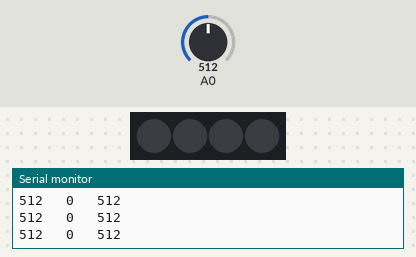
A sketch run on a simulated Arduino Uno, built with avr-gcc and run on an emulated ATmega328P. On the bench: 4 RGB LEDs in strip order, left to right, the last lines printed to the serial monitor. The inputs (shaded band) are chosen by the test bench; at power-on: A0 = 512. Dim RGB values are drawn brighter than linear.

Above: at 1.2 s.
1.3 s: A0 set to 492
At 1.6 s:
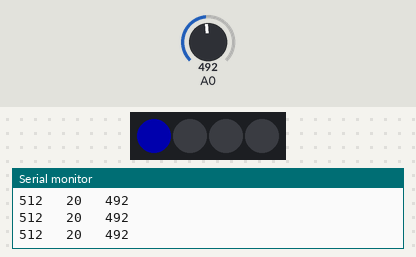
2.8 s: A0 set to 424
At 3.3 s:
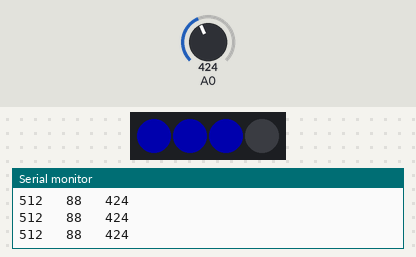
4.3 s: A0 set to 396
At 5.4 s:
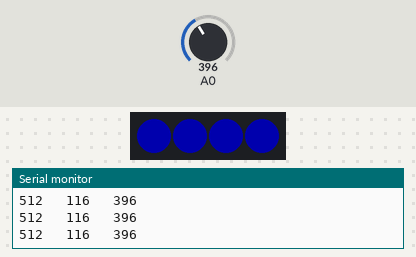
5.8 s: A0 set to 511
At 6.7 s:
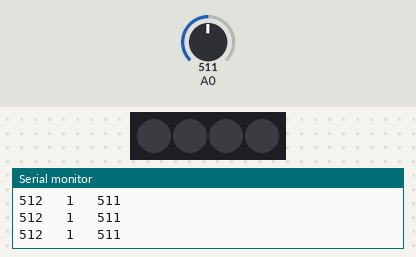
7.3 s: A0 set to 306
At 8.6 s:
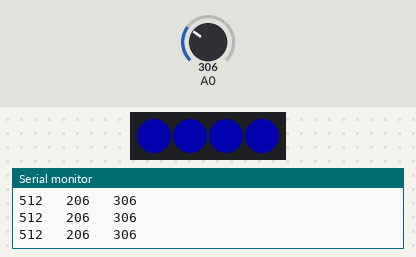
Timing chart, 0 to 9.8 s (numbered marks = the images above; inputs shaded):
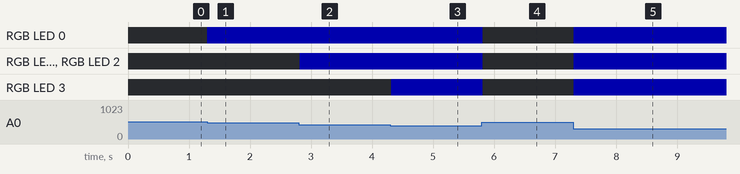

The sketch:

LDR.ino
```cpp
#include <Adafruit_NeoPixel.h>    // Load Adafruit NeoPixel Library

Adafruit_NeoPixel strip = Adafruit_NeoPixel(4, 2, NEO_GRB);   // Set up NeoPixel

int tmpnum, basenum, numdif, n;  // Initialize variable

void setup() {
  Serial.begin(115200);
  strip.begin();
  strip.setBrightness(50);
  strip.show();
  basenum = analogRead(0);
  tmpnum = 0;
}

void loop() {
  tmpnum = analogRead(0);
  numdif = basenum - tmpnum;

  for (n=0;n<4;n++){
    strip.setPixelColor(n,0,0,0);
    }
  if (numdif > 10) strip.setPixelColor(0,0,0,255);
  if (numdif > 50) strip.setPixelColor(1,0,0,255);
  if (numdif > 80) strip.setPixelColor(2,0,0,255);
  if (numdif > 100) strip.setPixelColor(3,0,0,255);

  strip.show();

  Serial.print(basenum);
  Serial.print("   ");
  Serial.print(numdif);
  Serial.print("   ");
  Serial.println(tmpnum);
  delay(20);
}
```

Measured:
- the behaviour switches between 502 and 501 on A0 (found by bisection; images 0 and 1)
- the behaviour switches between 412 and 411 on A0 (found by bisection; images 2 and 3)
- after the input at 1.3 s, RGB LED 0: off → RGB(0, 0, 50) at once
- after the input at 2.8 s, RGB LED 1, RGB LED 2: off → RGB(0, 0, 50) at once
- after the input at 4.3 s, RGB LED 3: off → RGB(0, 0, 50) at once
- after the input at 5.8 s, RGB LED 0–3: RGB(0, 0, 50) → off at once
- after the input at 7.3 s, RGB LED 0–3: off → RGB(0, 0, 50) at once
